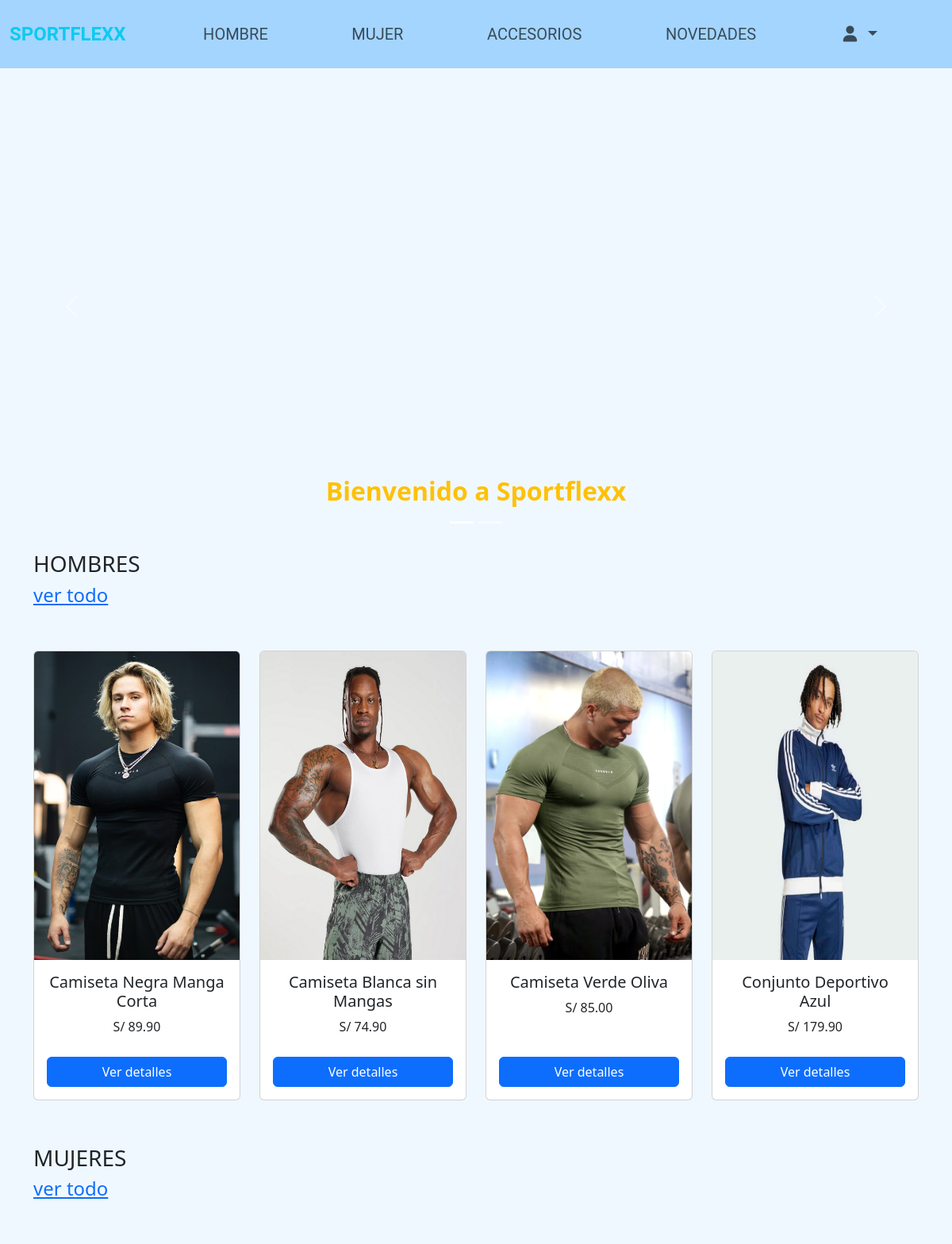
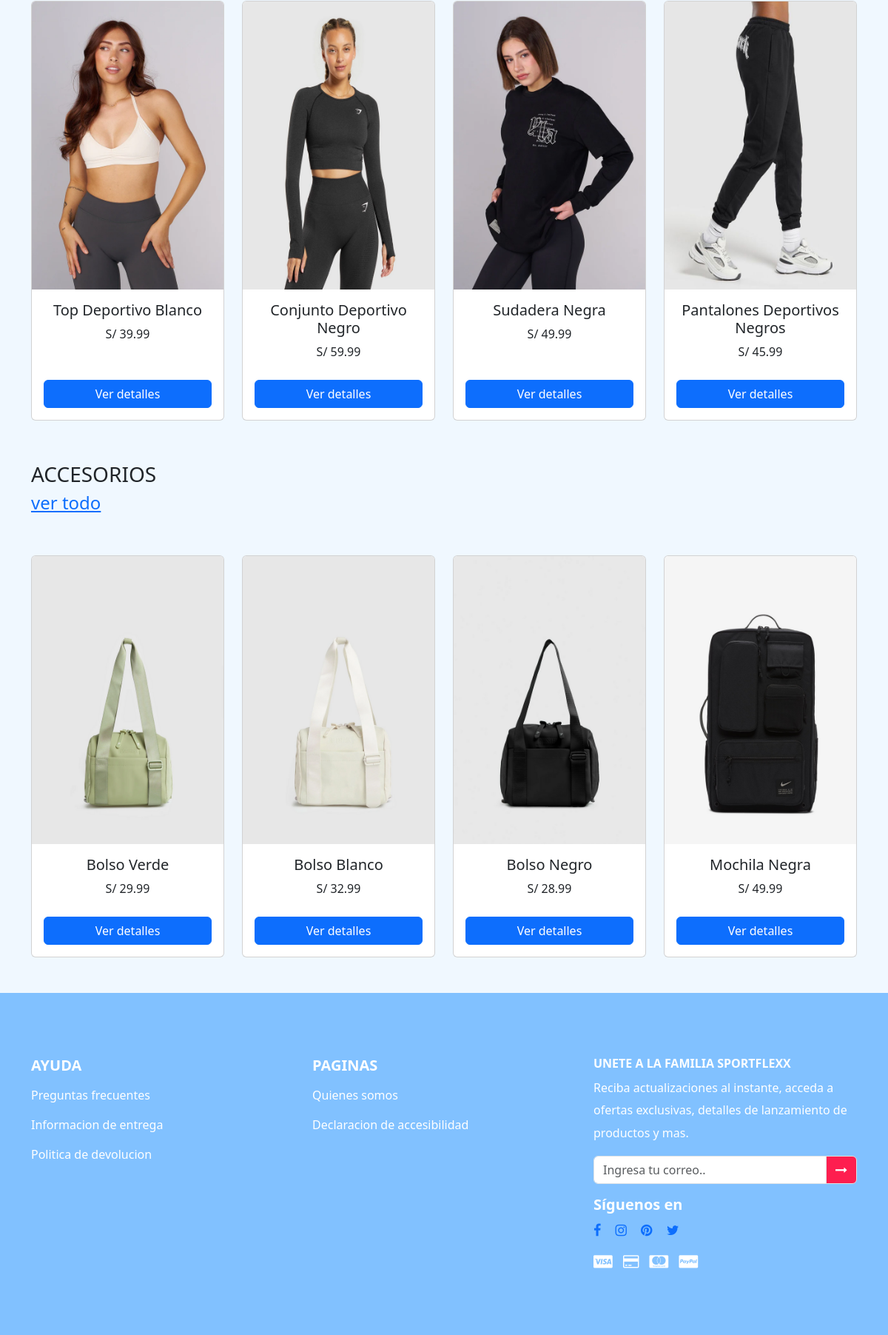
The app's page /Cliente/HTML/MenuPrincipalCliente.php with its own data (2 pictures, top to bottom).
### tables this page shows
CREATE TABLE `producto` (
  `IdProducto` int(11) NOT NULL,
  `Nombre` varchar(100) NOT NULL,
  `Descripcion` varchar(250) NOT NULL,
  `IdCategoria` int(11) NOT NULL,
  `PrecioUnitario` decimal(10,2) NOT NULL,
  `FechaRegistro` date NOT NULL DEFAULT curdate(),
  `ImagenProducto` varchar(150) DEFAULT NULL
);

### Cliente/HTML/MenuPrincipalCliente.php (the view, shortened to what this page needs)
<?php
include_once "navbar.php";
$obj = new Conectar();
$conexion = $obj->getConexion();
function mostrarProductos($categoriaId, $conexion) {
    $query = "SELECT * FROM producto WHERE IdCategoria = ? LIMIT 4";
    $stmt = $conexion->prepare($query);
    $stmt->bind_param("i", $categoriaId);
    $stmt->execute();
    $result = $stmt->get_result();
    $rutaBaseImagen = "../ImagenProductos/";
    while ($row = $result->fetch_assoc()) {
        $imagenRuta = $rutaBaseImagen . $row['ImagenProducto'];
        $nombreProducto = (strlen($row['Nombre']) > 50) ? substr($row['Nombre'], 0, 50) . '...' : $row['Nombre'];
        echo '<div class="col">
                <div class="card h-100">
                    <img src="' . $imagenRuta . '" class="card-img-top" alt="Imagen de ' . $row['Nombre'] . '">
                    <div class="card-body d-flex flex-column justify-content-between">
                        <h5 class="card-title wbon">' . htmlspecialchars($nombreProducto) . '</h5>
                        <p class="precio">S/ ' . number_format($row['PrecioUnitario'], 2) . '</p>
                        <div class="mt-auto">
                            <a href="detalles_producto.php?id=' . $row['IdProducto'] . '" class="btn btn-primary w-100">Ver detalles</a>
                        </div>
                    </div>
                </div>
              </div>';
    }
}
?>
<!DOCTYPE html>
<html lang="en">
<head>
    <link rel="stylesheet" href="https://cdn.jsdelivr.net/npm/bootstrap-icons@1.11.3/font/bootstrap-icons.min.css" />
    <link rel="stylesheet" href="https://cdn.jsdelivr.net/npm/bootstrap@5.2.3/dist/css/bootstrap.min.css" />
    <link rel="stylesheet" href="../EstilosMenus/EstilosMenu.css" />
    <link rel="stylesheet" href="https://cdnjs.cloudflare.com/ajax/libs/font-awesome/5.15.4/css/all.min.css" />
    <link rel="stylesheet" href="https://stackpath.bootstrapcdn.com/bootstrap/5.3.0/css/bootstrap.min.css" />
    <link rel="stylesheet" href="https://cdn.jsdelivr.net/npm/bootstrap-icons/font/bootstrap-icons.css" />
    <link rel="stylesheet" href="https://cdnjs.cloudflare.com/ajax/libs/font-awesome/6.0.0-beta3/css/all.min.css" />
    <link rel="stylesheet" href="https://cdnjs.cloudflare.com/ajax/libs/font-awesome/4.7.0/css/font-awesome.min.css" />
    <link rel="stylesheet" href="https://cdnjs.cloudflare.com/ajax/libs/twitter-bootstrap/5.2.0/js/bootstrap.min.js" />
</head>
<body>
  <div class="container-fluid p-0">
    <div id="carouselExampleCaptions" class="carousel slide" data-bs-ride="carousel">
      <div class="carousel-indicators">
        <button type="button" data-bs-target="#carouselExampleCaptions" data-bs-slide-to="0" class="active" aria-current="true"></button>
        <button type="button" data-bs-target="#carouselExampleCaptions" data-bs-slide-to="1"></button>
      </div>
      <div class="carousel-inner">
        <div class="carousel-item active">
          <video class="video-fluid w-100" autoplay loop muted>
            <source src="../ImagenMenu/SPORTFLEXX.mp4" type="video/mp4">
          </video>
          <div class="carousel-caption d-none d-md-block">
            <h2 class="text-warning fw-bold">Bienvenido a Sportflexx</h2>
          </div>
        </div>
      </div>
      <button class="carousel-control-prev" type="button" data-bs-target="#carouselExampleCaptions" data-bs-slide="prev">
        <span class="carousel-control-prev-icon" aria-hidden="true"></span>
      </button>
      <button class="carousel-control-next" type="button" data-bs-target="#carouselExampleCaptions" data-bs-slide="next">
        <span class="carousel-control-next-icon" aria-hidden="true"></span>
      </button>
    </div>
  </div>
  <div class="container">
    <div class="row">
      <div class="col-12">
        <h3 class="text-left my-2">HOMBRES</h3>
        <a href="hombreCliente.php"><h4 class="text-left">ver todo</h4></a>
      </div>
    </div>
    <div class="row row-cols-2 row-cols-md-4 g-4 py-5">
      <?php mostrarProductos(1, $conexion); ?>
    </div>
    <div class="row">
      <div class="col-12">
        <h3 class="text-left my-2">MUJERES</h3>
        <a href="mujerCliente.php"><h4 class="text-left">ver todo</h4></a>
      </div>
    </div>
    <div class="row row-cols-2 row-cols-md-4 g-4 py-5">
      <?php mostrarProductos(2, $conexion); ?>
    </div>
    <div class="row">
      <div class="col-12">
        <h3 class="text-left my-2">ACCESORIOS</h3>
        <a href="AccesoriosCliente.php"><h4 class="text-left">ver todo</h4></a>
      </div>
    </div>
    <div class="row row-cols-2 row-cols-md-4 g-4 py-5">
      <?php mostrarProductos(3, $conexion); ?>
    </div>
  </div>
  <?php include_once "footer.php" ?>
</body>
</html>

### Cliente/EstilosMenus/EstilosMenu.css (style rules this page uses)
* { text-decoration: none; }
body { background-color: #E2DDDB; }
.card-title { text-align: center; }
.precio { text-align: center; }
.card .card-body { text-align: center; }
.card .btn { margin-top: 10px; }

### Cliente/HTML/MenuPrincipalCliente.php (style rules this page uses)
body { background-color: #F0F8FF; }

### records on screen
producto: ImagenProducto+Nombre (picture), Nombre "Camiseta Negra Manga Corta", PrecioUnitario "89.90"
producto: ImagenProducto (picture), Nombre "Camiseta Blanca sin Mangas", PrecioUnitario "74.90"
producto: ImagenProducto (picture), Nombre "Camiseta Verde Oliva", PrecioUnitario "85.00"
producto: ImagenProducto (picture), Nombre "Conjunto Deportivo Azul", PrecioUnitario "179.90"
producto: ImagenProducto (picture), Nombre "Top Deportivo Blanco", PrecioUnitario "39.99"
producto: ImagenProducto (picture), Nombre "Conjunto Deportivo Negro", PrecioUnitario "59.99"
producto: ImagenProducto (picture), Nombre "Sudadera Negra", PrecioUnitario "49.99"
producto: ImagenProducto (picture), Nombre "Pantalones Deportivos Negros", PrecioUnitario "45.99"
producto: ImagenProducto (picture), Nombre "Bolso Verde", PrecioUnitario "29.99"
producto: ImagenProducto (picture), Nombre "Bolso Blanco", PrecioUnitario "32.99"
producto: ImagenProducto (picture), Nombre "Bolso Negro", PrecioUnitario "28.99"
producto: ImagenProducto (picture), Nombre "Mochila Negra", PrecioUnitario "49.99"
